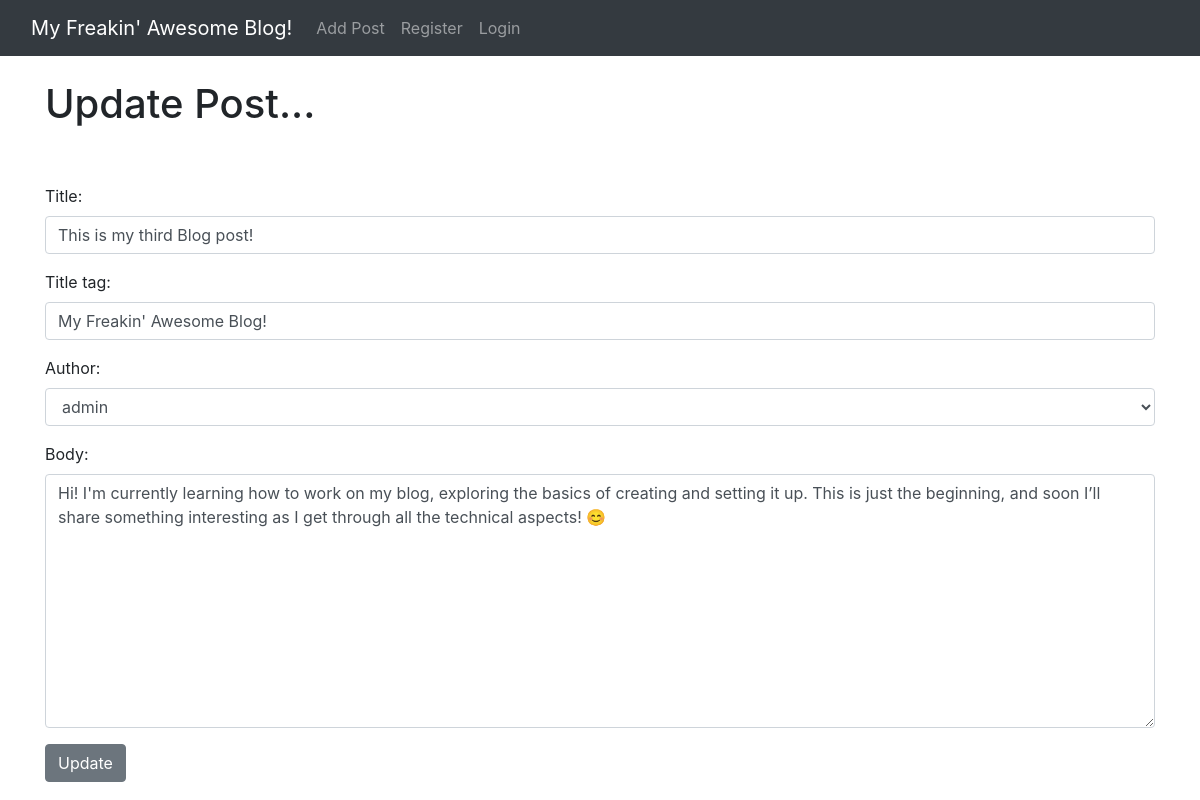
Page /article/edit/3 on the committed database.
### theblog/models.py (models this page shows, shortened)
class Post(models.Model):
	title = models.CharField(max_length=255)
	title_tag = models.CharField(max_length=255)
	author = models.ForeignKey(User, on_delete=models.CASCADE)
	body = models.TextField()
	post_date = models.DateField(auto_now_add=True)

### theblog/views.py (the view)
# urls.py: path('article/edit/<int:pk>', UpdatePostView.as_view(), name='update_post'),
class UpdatePostView(UpdateView):
	model = Post
	form_class = PostForm
	template_name = 'update_post.html'

### theblog/forms.py
class PostForm(forms.ModelForm):
	class Meta:
		model = Post
		fields = ('title', 'title_tag', 'author', 'body')
		widgets = {
			'title': forms.TextInput(attrs={'class': 'form-control', 'placeholder': 'This is Title Placeholder Stuff'}),
			'title_tag': forms.TextInput(attrs={'class': 'form-control'}),
			'author': forms.Select(attrs={'class': 'form-control'}),
			'body': forms.Textarea(attrs={'class': 'form-control'}),
		}

### theblog/templates/update_post.html (shortened to what this page needs)
{% extends 'base.html' %}
{% block content %}
<h1>Update Post...</h1>
<br/><br/>
<div class="form-group">
	 <form method="POST">
		 {{ form.as_p }}
		 <button class="btn btn-secondary">Update</button>
</div>
{% endblock %}

### rows in the picture
Post: title "This is my third Blog post!", title_tag "My Freakin' Awesome Blog!", author "admin", body "Hi! I'm currently learning how to work on my blog, exploring the basics of creating and setting it up. This is just the beginning, and soon I’ll share something interesting as I get through all the technical aspects! 😊"
